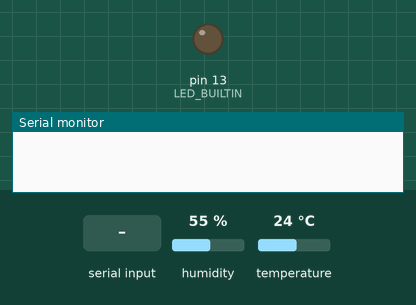
A sketch run on a simulated Arduino Uno, built with avr-gcc and run on an emulated ATmega328P. On the bench: output pins drawn as LEDs (lit = HIGH), the last lines printed to the serial monitor. Inputs (shaded band) come from the test bench; at power-on: humidity 55 %, temperature 24 °C.

Above: at 1.2 s.
1.3 s: "1" received over Serial
At 1.7 s:
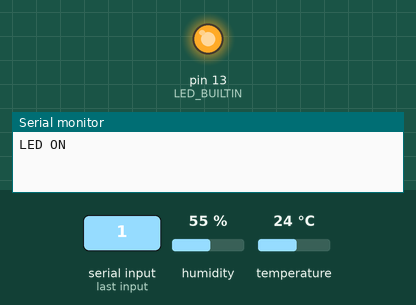
2.8 s: "0" received over Serial
At 4.1 s:
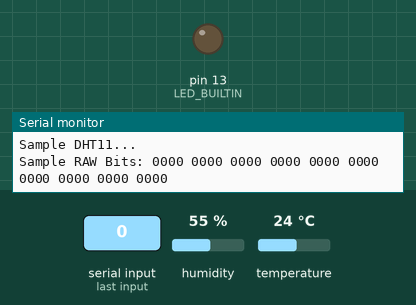
Timing chart, 0 to 5.8 s (numbered marks = the images above; inputs shaded):
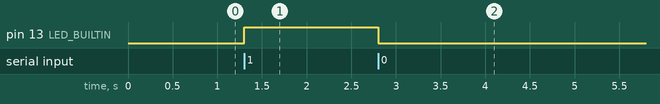

Measured:
- after the input at 1.3 s, pin 13 (LED_BUILTIN): LOW → HIGH at once
- after the input at 2.8 s, pin 13 (LED_BUILTIN): HIGH → LOW at once

The sketch:

dht11_led.ino
```cpp
//www.elegoo.com
//2016.12.9

#include <SimpleDHT.h>

int pinDHT11 = 2;
SimpleDHT11 dht11;

unsigned long lastReadTime = 0;          // Last DHT11 read timestamp
const unsigned long readInterval = 2000; // Read every 2 seconds

void setup() {
  Serial.begin(9600);
  pinMode(LED_BUILTIN, OUTPUT);
}

void loop() {

  // 1. Read DHT11 every 2 seconds (non-blocking)
  unsigned long now = millis();
  if (now - lastReadTime >= readInterval) {
    lastReadTime = now;

    Serial.println("=================================");
    Serial.println("Sample DHT11...");

    byte temperature = 0;
    byte humidity = 0;
    byte data[40] = {0};

    // Attempt to read DHT11
    if (dht11.read(pinDHT11, &temperature, &humidity, data)) {
      Serial.println("Read DHT11 failed");
    } else {
      Serial.print("Sample RAW Bits: ");
      for (int i = 0; i < 40; i++) {
        Serial.print((int)data[i]);
        if (i > 0 && ((i + 1) % 4) == 0) {
          Serial.print(' ');
        }
      }
      Serial.println("");

      Serial.print("Sample OK: ");
      Serial.print((int)temperature);
      Serial.print(" *C, ");
      Serial.print((int)humidity);
      Serial.println(" %");
    }
  }

  //add by larry for test 8.25 2026
  //digitalWrite(LED_BUILTIN, HIGH);   // turn the LED on (HIGH is the voltage level)
  //delay(1000);                       // wait for a second
  //digitalWrite(LED_BUILTIN, LOW);    // turn the LED off by making the voltage LOW
  //delay(1000);                       // wait for a second

  // 2. Handle serial commands from Raspberry Pi
  if (Serial.available()) {
    char cmd = Serial.read();
    if (cmd == '1') {
      digitalWrite(LED_BUILTIN, HIGH);
      Serial.println("LED ON");
    }
    if (cmd == '0') {
      digitalWrite(LED_BUILTIN, LOW);
      Serial.println("LED OFF");
    }
  }
}
```
